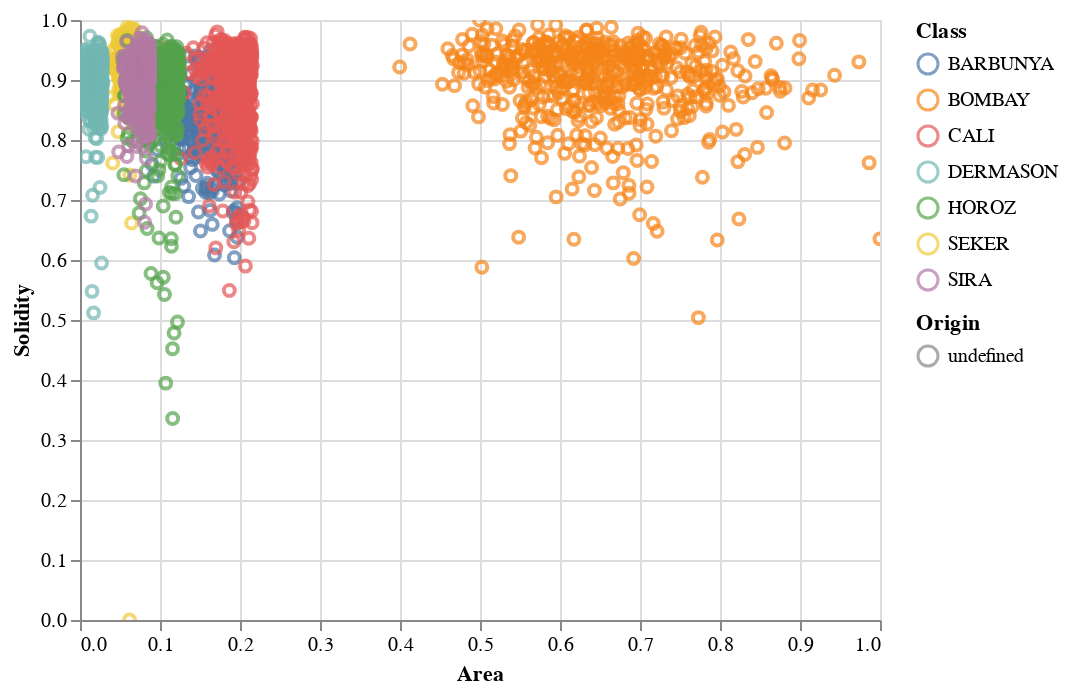

The cell this chart's notebook holds for it:
### Code cell
alt.Chart(df_min_max_scaled).mark_point().encode(
    x='Area:Q',
    y='Solidity:Q',
    color='Class:N',
    shape='Origin:N',
    tooltip = [alt.Tooltip('Class'),
               alt.Tooltip('Solidity'),
               alt.Tooltip('Area')
              ]
).interactive()
# Perfomred the

### Figure 1 — Vega-Lite specification as saved in the notebook (floating-point values rounded to 4 significant figures; data arrays with more than 128 entries replaced by an {"elided": "..."} marker saying what was removed)
{"config": {"view": {"continuousWidth": 400, "continuousHeight": 300}}, "data": {"name": "data-58a858adf2ae4da6b67e5347fa4e85c4"}, "mark": "point", "encoding": {"color": {"field": "Class", "type": "nominal"}, "shape": {"field": "Origin", "type": "nominal"}, "tooltip": [{"field": "Class", "type": "nominal"}, {"field": "Solidity", "type": "quantitative"}, {"field": "Area", "type": "quantitative"}], "x": {"field": "Area", "type": "quantitative"}, "y": {"field": "Solidity", "type": "quantitative"}}, "selection": {"selector002": {"type": "interval", "bind": "scales", "encodings": ["x", "y"]}}, "$schema": "https://vega.github.io/schema/vega-lite/v4.17.0.json", "datasets": {"data-58a858adf2ae4da6b67e5347fa4e85c4": {"elided": "3654 records"}}}
